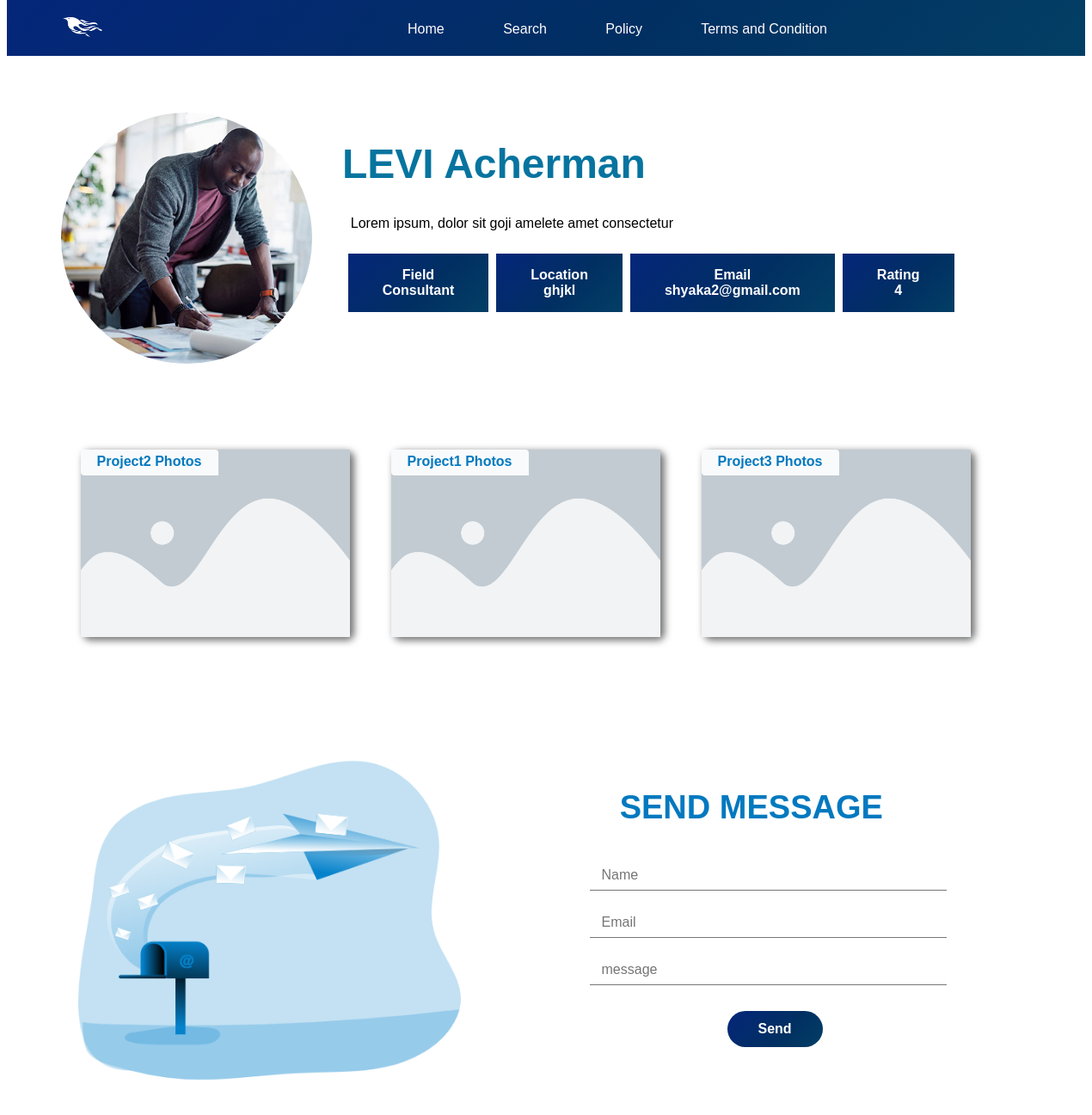
The page /singleProfile.php?id=16 on the database its author committed.
### tables this page shows
CREATE TABLE `freelancer` (
  `lancer_id` int(255) NOT NULL,
  `name` varchar(400) NOT NULL,
  `email` varchar(500) NOT NULL,
  `password` varchar(500) NOT NULL,
  `location` varchar(500) NOT NULL,
  `field` varchar(500) NOT NULL,
  `profile_pic` text NOT NULL,
  `certificate` varchar(255) DEFAULT NULL,
  `language` varchar(255) DEFAULT NULL,
  `rating` int(255) NOT NULL,
  `bio` varchar(500) NOT NULL,
  `website` varchar(500) NOT NULL
);

### singleProfile.php (the view, shortened to what this page needs)
<!DOCTYPE html>
<html lang="en">
<head>
    <link rel="stylesheet" href="./css/singleprofile.css">
    <link rel="stylesheet" href="./css/project.css">
    <link rel="stylesheet" href="./css/message.css">
    <link rel="stylesheet" href="./css/themes/singleBlue.css">
    <link rel="stylesheet" href = "./css/themes/theme.css">
    <link rel="stylesheet" id="themeCss">
</head>
<body>
    <div class="container">
        <div class = "nav_container">
            <div class = "header">
                <div>
                    <img class="logo" src="./images/phoenix white.png" width = "50px" height = "30"alt="logo">
                </div>
                <div class = "nav">
                    <?php echo '<a href="./home.php?user='.$_GET['user'].'">Home</a>'?>
                    <?php echo '<a href="./home.php?user='.$_GET['user'].'">Search</a>'?>
                    <a href= "#">Policy</a>
                    <a href="#">Terms and Condition</a>
                </div>
            </div>
            <?php
                require('connection.php');
                $id = $_GET['id'];
                $query = "SELECT * FROM `freelancer` WHERE lancer_id = $id";
                $result = mysqli_query($con,$query);
                $res = mysqli_fetch_array($result,MYSQLI_ASSOC);
            ?>
            <div class="nav-content">
                <div class="img-container">
                    <img src=<?php echo './images/'.$res['profile_pic']?> alt="">
                </div>
                <div class="basic-info">
                    <h1><?php echo $res['name']?></h1>
                    <P class = "bio-1"><?php echo $res['bio']?></P>
                    <div class="more-info">
                        <div class="info">
                            <p class = "lang">Field <?php echo $res['field']?></p>
                            <p>Location  <?php echo $res['location']?></p>
                            <p>Email  <?php echo $res['email']?></p>
                            <p>Rating <?php echo $res['rating']?> </p>
                        </div>
                    </div>
                </div>
            </div>
            <div class = "projects">
                <div class = "project p1">
                    <div class = "head">
                        <div class= "field">
                            <p>Project2 Photos</p>
                        </div>
                    </div>
                </div>
                <div class = "project p2">
                    <div class = "head">
                        <div class= "field">
                            <p>Project1 Photos</p>
                        </div>
                    </div>
                </div>
                <div class = "project p3">
                    <div class = "head">
                        <div class= "field">
                            <p>Project3 Photos</p>
                        </div>
                    </div>
                </div>
            </div>
        </div>
        <div class="msg-container">
            <div class = "msg-container1">
                <img src="./images/New Message_Monochromatic.png" alt="img">
            </div>
            <div class = "msg-container2">
                <h2>SEND MESSAGE</h2>
                <form action="" class="form" method="post">
                    <input name="from" type="text" placeholder="Name" id="name" name="name">
                    <input type="email" placeholder="Email" id="email" name="email">
                    <input type="text" name = "msg" placeholder="message" id="message" name="message" height="36px">
                    <input type="submit" name = "sendMessage" value="Send" value = "sendMessage">
                </form>
            </div>
        </div>
    </div>
</body>
</html>

### css/singleprofile.css (style rules this page uses)
* { box-sizing: border-box; font-family: Poppins, Helvetica, sans-serif; text-decoration: none; }
.container { width:100%; height: 65px; background: linear-gradient(9deg, rgba(255,123,0,1) 9%, rgba(254,91,37,0.969625350140056) 35%, rgba(244,139,0,1) 100%); }
.nav_container { width: 90%; height: 508px; margin: auto; }
.header { display: flex; flex-direction: row; justify-content: space-between; align-items: center; margin-top: -0.48rem; padding-top: 17px; }
.nav { margin-left: 180px; }
.nav a { color: rgb(255, 253, 253); margin-right: 4rem; }
.nav-content { margin: 5rem auto -4rem auto; box-sizing: content-box; display: flex; flex-direction: row; }
.img-container { width: 620px; height: 400px; background-color: #fff; border-radius: 0% 50% 0% 0%; }
.nav-content img { width: 292px; height: 292px; object-fit: cover; border-radius: 200%; }
.nav-content h1 { font-size: 48px; margin-left: 2.2rem; color: #F29500; text-align: left; }
.nav-content p { font-size: 16px; width:90%; margin: 0rem auto 3rem auto; color: #000000; }
.basic-info { text-align: -webkit-right; }
.info { display: flex; flex-direction: column; justify-content: space-between; color: white; font-size: 16px; font-weight: bold; width: 30%; padding: 10px; }
.info p { width: fit-content; padding: 16px 40px 16px 40px; background: linear-gradient(9deg, rgba(255,123,0,1) 9%, rgba(254,91,37,0.969625350140056) 35%, rgba(244,139,0,1) 100%); }
.info { display: flex; flex-direction: row; gap: 9px; justify-content: space-between; width: 30%; float: right; }
.lang { width: 100px; }
.info p { width: max-content; color: white; text-align: center; }
.bio-1 { text-align: start; }
.more-info { display: flex; flex-direction: row; gap: 200px; margin-left: 2rem; margin-top: -2rem; }

### css/project.css (style rules this page uses)
.projects { display: flex; flex-direction: row; justify-content: center; flex-wrap: wrap; margin-top: 56px; margin-bottom: 48px; }
.project { width: 313px; height: fit-content; margin-right: 3rem; font-size: 16px; display: flex; flex-direction: column; align-items: center; box-shadow: 4px 3px 8px 1px #747474; border-radius: 7px; margin-bottom: 88px; }
.head { background-size: cover; height: 218px; width: 313px; }
.head p { margin-top: 5px; font-size: 16px; font-weight: bold; }
.head { background-image: url("../images/placeholder.png"); }
.head p { font-size: 16px; }
.head .field { width: 160px; height: 30px; border-radius: 0px 4px 0px 4px; background-color: #ffffffe8; font-size: 16px; color: #FE8E1E; float: left; }

### css/message.css (style rules this page uses)
* { box-sizing: border-box; font-family: Poppins, Helvetica, sans-serif; text-decoration: none; text-align: center; font-size:16px }
.msg-container { display: flex; flex-direction: row; margin-top: 340px; gap: 150px; margin: 340px 0px 0px 83px; }
.msg-container2 { margin-top: 70px; }
.msg-container2 h2 { font-size: 38px; color: #ff7b00; display: unset; margin-left: -200px; }
.msg-container1 img { width: 35vw; background-position: cover; }
.form { margin-top: 20px; width: 80%; text-align: justify; gap: 8px; }
input[type=submit] { margin: 30px 0px 0px 160px; border: 1px #fff; border-radius: 32px; color: #ffffff; padding: 12px 36px; font-size: 15; font-weight: bold; background: linear-gradient(9deg, rgba(255,123,0,1) 9%, rgba(254,91,37,0.969625350140056) 35%, rgba(244,139,0,1) 100%); }
input[type=email],input[type=text] { width: 90%; border: none; border: 2px solid #272727; border: none; border-bottom: 1px solid #767676; border-radius:0px ; }
input { padding: 8px 14px; margin-top: 20px; text-align: start; }

### css/themes/singleBlue.css (style rules this page uses)
.container { background: rgb(5,38,122); background: linear-gradient(135deg, rgba(5,38,122,1) 0%, rgba(1,47,98,1) 58%, rgba(3,63,101,1) 100%); }
.nav-content h1 { color: #06749f; }
.info p { background: rgb(5,38,122); background: linear-gradient(135deg, rgba(5,38,122,1) 0%, rgba(1,47,98,1) 58%, rgba(3,63,101,1) 100%); }
.head .field { color : #0279bf; }
.msg-container2 h2 { color: #0279bf; }
input[type=submit] { background: rgb(5,38,122); background: linear-gradient(135deg, rgba(5,38,122,1) 0%, rgba(1,47,98,1) 58%, rgba(3,63,101,1) 100%); }

### rows shown on the page
freelancer: profile_pic (picture), name "LEVI Acherman", bio "Lorem ipsum, dolor sit goji amelete amet consectetur", field "Consultant", location "ghjkl", email "shyaka2@gmail.com", rating "4"
